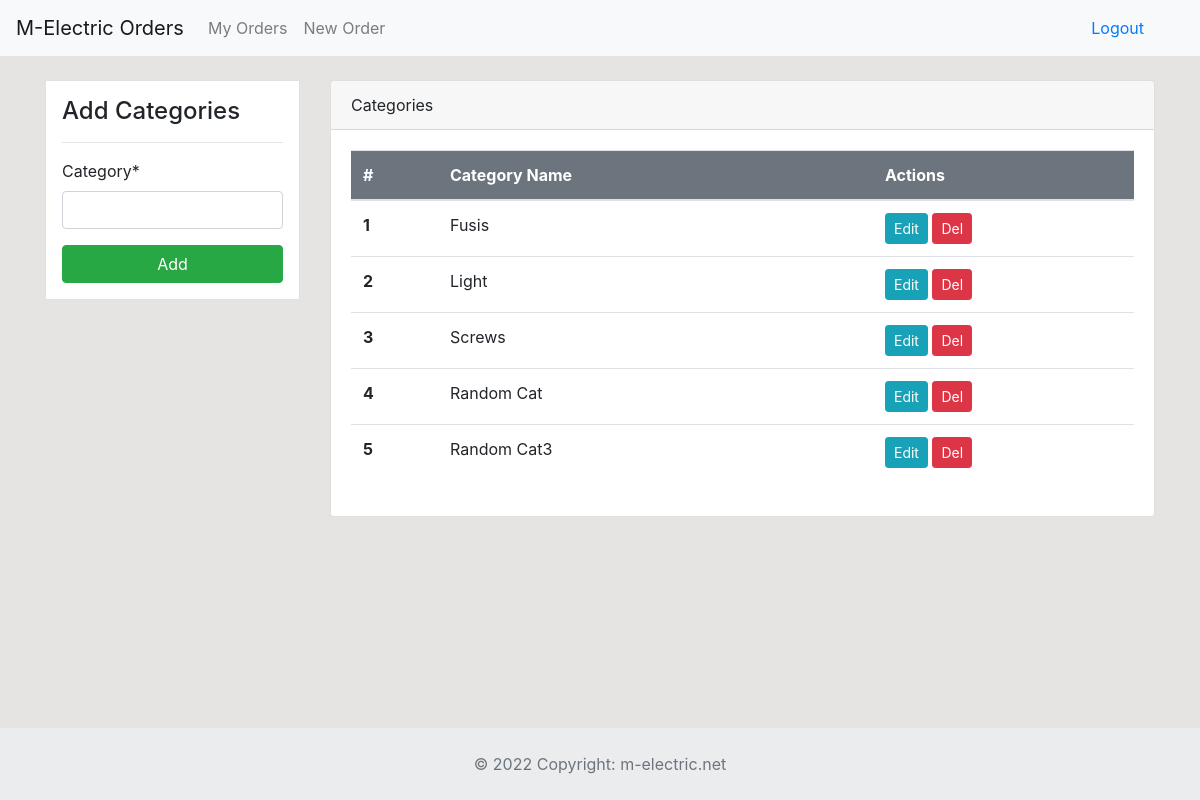
Page /categories (signed in) on the committed database.
### dashboard/models.py (models this page shows, shortened)
class Category(models.Model):
	category_name = models.CharField('Category', max_length=50)

### dashboard/views.py (the view)
# urls.py: path('categories', views.categories, name='categories'),
@login_required
def categories(request):
    categories_list = Category.objects.all()
    if request.method == 'POST':
        form = CategoryForm(request.POST)
        if form.is_valid:
            form.save()
            return redirect('categories')
    else:
        form = CategoryForm()
    context = {
        'categories_list': categories_list,
        'form': form,
    }
    return render(request, 'dashboard/categories.html', context)

### dashboard/forms.py
class CategoryForm(forms.ModelForm):
    class Meta:
        model = Category
        fields = ['category_name',]

### templates/dashboard/categories.html (shortened to what this page needs)
{% extends 'partials/base.html' %}
{% load crispy_forms_tags %}
{% block content %}
    <div class="container">
        <div class="row my-4">
            <div class="col-md-3">
                <div class="border bg-white p-3">
                    <h4>Add Categories</h4>
                    <hr>
                    <form method="POST">
                        {{ form|crispy }}
                        <input class="btn btn-success btn-block" type="submit" value="Add">
                    </form>
                </div>
            </div>
            <div class="col-md-9">
                <div class="card pl-0">
                    <div class="card-header">
                        Categories
                    </div>
                    <div class="card-body">
                        <div class="col-md-12 pl-0 pr-0">
                            <table class="table bg-white">
                                <thead class="bg-secondary">
                                    <tr class="text-white">
                                        <th scope="col" class="col-1" >#</th>
                                        <th scope="col" class="col-5">Category Name</th>
                                        <th scope="col" class="col-3">Actions</th>
                                    </tr>
                                </thead>
                                <tbody>
                                {% for category in categories_list %}
                                    <tr>
                                        <th scope="row">{{ forloop.counter }}</th>
                                        <td>{{ category.category_name }}</td>
                                        <td>
                                            <a class="btn btn-info btn-sm" href="{% url 'category-update' category.id %}">Edit</a>
                                            <a class="btn btn-danger btn-sm" href="{% url 'category-delete' category.id %}">Del</a>
                                        </td>
                                    </tr>
                                {% endfor %}
                                </tbody>
                            </table>
                        </div>
                    </div>
                </div>
            </div>
        </div>
    </div>
{% endblock %}
{% block footer %}
{% include 'partials/footer.html' %}
{% endblock %}

### static/style.css (style rules this page uses)
body { background: rgb(230, 227, 227); }

### rows in the picture
Category: category_name "Fusis"
Category: category_name "Light"
Category: category_name "Screws"
Category: category_name "Random Cat"
Category: category_name "Random Cat3"
